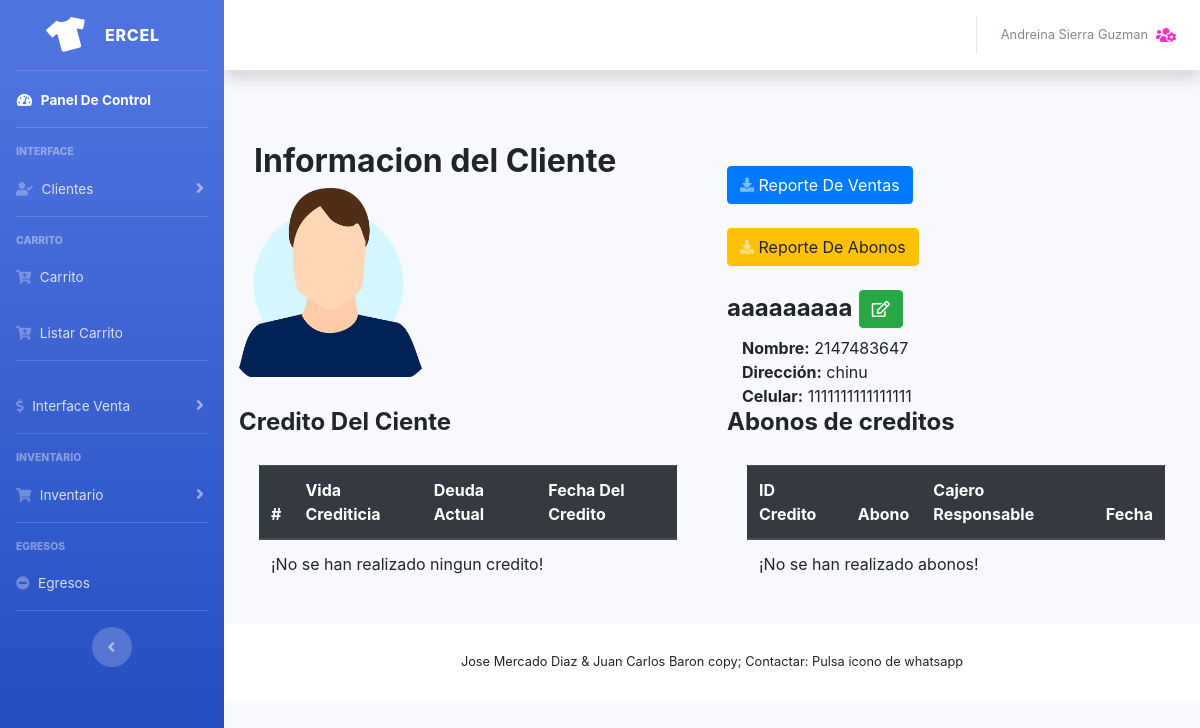
The app's page /actcliente.php?cedula=2147483647 (signed in) with its own data.
### tables this page shows
CREATE TABLE `clientes` (
  `id` int(11) NOT NULL,
  `nombre` text NOT NULL,
  `cedula` int(11) NOT NULL,
  `correo` varchar(200) NOT NULL,
  `direccion` varchar(200) NOT NULL,
  `celular` varchar(100) NOT NULL
);

### model/conexion.php (called while the page is built, shortened)
<?php
class Conexion{
	public function ejecutar($query){
		$mysqli = new mysqli('127.0.0.1', 'root', '', 'ercel');
		$mysqli->set_charset("utf8");
		return $mysqli->query($query);
	}
}
?>

### model/data.php (called while the page is built, shortened)
<?php
require_once "conexion.php";
class Data {
    private $con;
	public function __construct(){
		$this->con = new Conexion();
	}
	public function buscarclientecedula($cedula){
		$cliente = array();
		$query = "SELECT * from clientes where cedula = $cedula";
		$res = $this->con->ejecutar($query);
		while($reg = $res->fetch_object()){
			$cli = new Cliente();
			$cli->id = $reg->id;
			$cli->nombre = $reg->nombre;
			$cli->cedula = $reg->cedula;
			$cli->celular = $reg->celular;
			$cli->direccion = $reg->direccion;
			array_push($cliente, $cli);
		}
		return $cliente;
	}
	public function getCreditos($cedula){
		$creditos = array();
		$query = "SELECT * from creditos where cliente=$cedula ORDER BY id desc";
		$res = $this->con->ejecutar($query);
		return $creditos;
	}
	public function getAbonos($cedula){
		$abonos = array();
		$query = "SELECT * from abonos  where id_cliente = $cedula ORDER BY id desc";
		$res = $this->con->ejecutar($query);
		return $abonos;
	}
}

### actcliente.php (the view, shortened to what this page needs)
<?php
require_once 'model/data.php';
$d= new Data();
if (isset($_SESSION['loggedin']) && $_SESSION['loggedin'] == true) {
if (isset($_GET["cedula"])) {
    $cedula=$_GET["cedula"];
  }
  $creditos = $d->getCreditos($cedula);
 $clientes = $d->buscarclientecedula($cedula);
 foreach ($clientes as $cli) {
  $cli->id;
  $cli->nombre;
  $cli->cedula;
  $cli->celular;
  $cli->direccion;
  $cli->credito;
  $cli->saldo_pendiente;
  $cli->fecha_credito;
  $cli->fecha_saldo;
 }
include 'header.php';
?>
<div class="container-fluid">
<div class="row" style="margin-top: 10px;">
	<div class="col s12 m4 center">
	<div class="col s12">
  <h2> <strong> Informacion del Cliente</strong></h2></div>
		<img src="images/perfil1.png" class="circle foto_perfil" alt="Foto perfil" width="40%">
  </div>
	<div class="col m8">
    <br>
  <button href="#" class="btn btn-primary btn-icon-split"  data-toggle='modal' data-target='#exampleModalBorrar'><i class="fas fa-download fa-sm text-white-50"></i> Reporte De Ventas</button>
<br>
<br>
  <button href="#" class="btn btn-warning btn-icon-split"  data-toggle='modal' data-target='#exampleModalAbono'><i class="fas fa-download fa-sm text-white-50"></i> Reporte De Abonos</button>
  <br>
<br>
   <h4><?php echo "<strong>$cli->nombre</strong>
    <button type='submit'  id='btn-abrir-popup' class='btn btn-success btn-icon-split btn-abrir-popup'><i class='far fa-edit '></i></button>";?>
  </h4>
			<div class="col s12"><?php echo "<strong>Nombre:</strong> ".$cli->cedula; ?></div>
			<div class="col s12"><?php echo "<strong>Dirección:</strong> ".$cli->direccion; ?></div>
			<div class="col s12"><?php echo "<strong>Celular:</strong> ".$cli->celular; ?></div>
	</div>
</div>
<div class="row">
  <div class="col m4 push-m8 s12">
    <h4> <strong> Credito Del Ciente</strong> </h4>
    <div class="card-body">
      <div class="table-responsive">
    <table class="table">
  <thead class="thead-dark">
    <tr>
      <th scope="col">#</th>
      <th scope="col">Vida Crediticia</th>
      <th scope="col">Deuda Actual</th>
      <th scope="col">Fecha Del Credito</th>
    </tr>
  </thead>
  <tbody>
  <?php
      if ($creditos == null) {
        echo "<tr><td colspan='5' class='center'>¡No se han realizado ningun credito!</td></tr>";
      }
      ?>
  </tbody>
</table>
  </div>
  </div>
  </div>
  <div class="col m7 pull-m4 s12">
    <h4 > <strong>Abonos de creditos</strong> </h4>
    <div class="card-body">
      <div class="table-responsive">
    <table class="table">
  <thead class="thead-dark">
    <tr>
      <th scope="col">ID Credito</th>
      <th scope="col">Abono </th>
      <th scope="col"> Cajero Responsable</th>
      <th scope="col">Fecha</th>
    </tr>
  </thead>
  <tbody>
  <?php
      $abonos = $d->getAbonos($cedula);
      if ($abonos == null) {
        echo "<tr><td colspan='5' class='center'>¡No se han realizado abonos!</td></tr>";
      }
      ?>
  </tbody>
</table>
  </div>
</div>
</div>
</div>
</div>
<?php
}
else{
    header("Location:login.php");;
}
include "footer.php";
?>
<link rel="stylesheet" href="https://use.fontawesome.com/releases/v5.5.0/css/all.css">
<link rel="stylesheet" href="estilos.css">
	<link rel="stylesheet" href="CSS2/bootstrap.min.css">
  <link rel="stylesheet" href="CSS2/bootstrap-grid.min.css">

### estilos.css (style rules this page uses)
* { padding: 0; margin: 0; box-sizing:border-box; }
body { background: #fff; font-family: 'Open Sans', sans-serif; }

### records on screen
clientes: nombre "aaaaaaaaa", cedula "2147483647", direccion "chinu", celular "1111111111111111"

### other values on screen
$_SESSION["nombre"] "Andreina Sierra Guzman"
